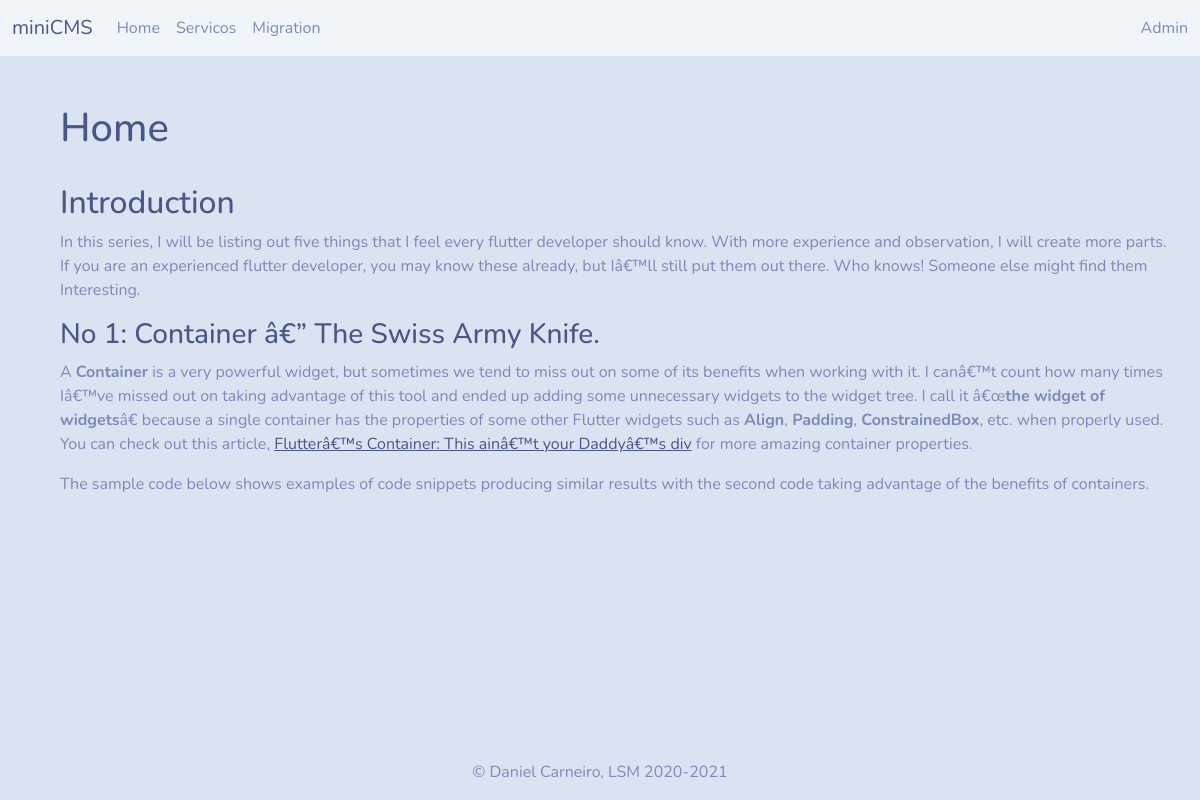
Screenshot of /pages/pagina.php?pag=home with the database file from the repository.
### tables this page shows
CREATE TABLE `conteudos` (
  `id` int(11) NOT NULL,
  `pagina` varchar(50) NOT NULL,
  `titulo` varchar(50) NOT NULL,
  `texto` longtext NOT NULL,
  `autor` varchar(50) NOT NULL,
  `data` date NOT NULL
);

### pages/pagina.php (the view, shortened to what this page needs)
<?php
 $conn = connectDatabase();
 if ($_SERVER["REQUEST_METHOD"] == "GET") {
    if (isset($_GET["pag"])){
        $pag = $_GET["pag"];
        $sql = "SELECT id, pagina, titulo, texto FROM Conteudos WHERE pagina = '$pag'";
        $resultado = mysqli_query($conn, $sql);
        $row = mysqli_fetch_assoc($resultado);
    }
 }
?>
<!DOCTYPE html>
<html>
<head>
    <?php include "../includes/header.inc.php"; ?>
</head>
<body>
    <?php include "../includes/menu.inc.php"; ?>
    <main role="main">
        <div class="container m-5">
            <?php
            echo "<h1>" .$row["titulo"]. "</h1>";
            echo "<br/>";
            echo $row["texto"];
            ?>
        </div>
    </main>
    <?php include "../includes/footer.inc.php"; ?>
</body></html>

### includes/menu.inc.php (shortened to what this page needs)
 <nav class="navbar navbar-expand-lg navbar-light bg-light">
   <div class="container-fluid">
      <a class="navbar-brand" href="#">miniCMS</a>
      <div class="collapse navbar-collapse" id="navbarSupportedContent">
         <ul class="navbar-nav me-auto mb-2 mb-lg-0">
         <?php
            $s="localhost";
            $u="root";
            $p="";
            $b="miniCMS";
            $c = mysqli_connect($s, $u, $p, $b);
            $sqlQ = "SELECT * FROM Conteudos";
            $rs = mysqli_query($c, $sqlQ);
            while ($rr = mysqli_fetch_row($rs)) {
                echo "<li class='nav-item'>";
                echo "    <a class='nav-link' href='/miniCMS/pages/pagina.php?pag=$rr[1]''>$rr[2]</a>";
                echo "</li>";
            }
        ?>
         </ul>
         <div class="d-flex">
               <a class="nav-link active" aria-current="page" href="/miniCMS/admin">Admin</a>
         </div>
      </div>
   </div>
</nav>

### styles.css (style rules this page uses)
body { min-height: 100vh; display: flex; flex-direction: column; }

### rows the page displays
conteudos: titulo "Home", texto "Introduction In this series, I will be listing out five things that I feel every flutter developer should know. With more experience and observation, I will create more parts. If you are an experienced flutter developer, you may know these already, but Iâ€™ll still put them out there. Who knows! Someone else might find them Interesting. No 1: Container â€” The Swiss Army Knife. A Container is a very powerful widget, but sometimes we tend to miss out on some of its benefits when working with it. I canâ€™t count how many times Iâ€™ve missed out on taking advantage of this tool and ended up adding some unnecessary widgets to the widget tree. I call it â€œ the widget of widgets â€ because a…"
conteudos: titulo "Servicos"
conteudos: titulo "Migration"
